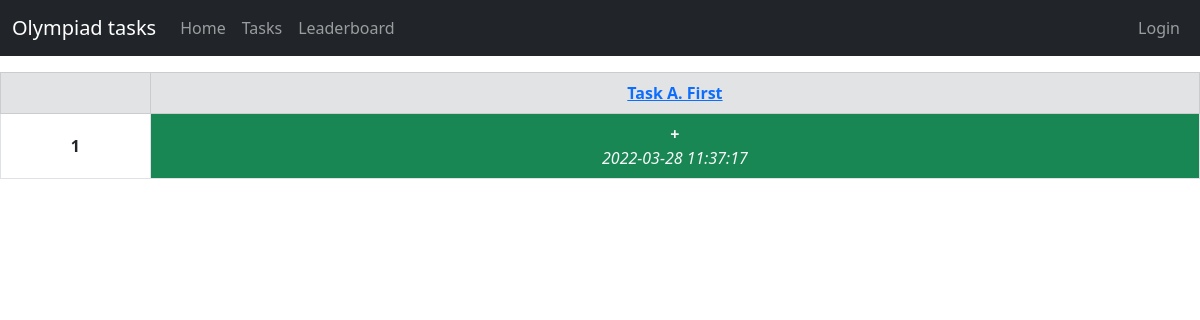
/leaderboard, run on an earlier commit of the app's database.
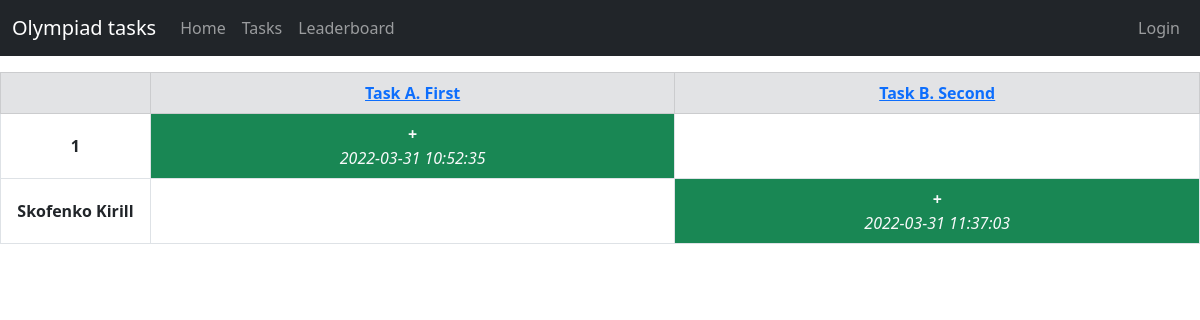
And on a later commit of the database.
### models.py (models this page shows, shortened)
class Task(db.Model):
    id = db.Column(db.Integer, primary_key=True)
    name = db.Column(db.String(30), nullable=False)
    text = db.Column(db.Text, nullable=False)
    answer = db.Column(db.Text, nullable=False)

class Completed(db.Model):
    user_id = db.Column(db.Integer, ForeignKey(User.id), nullable=False)
    task_id = db.Column(db.Integer, ForeignKey(Task.id), nullable=False)
    time = db.Column(db.DateTime, server_default=func.now())
    __table_args__ = (PrimaryKeyConstraint(user_id, task_id),)

class User(db.Model):
    id = db.Column(db.Integer, primary_key=True)
    name = db.Column(db.String(30), nullable=False, unique=True)
    email = db.Column(db.String(30), nullable=False, unique=True)
    psw_hash = db.Column(db.String(72), nullable=False)

### routes.py (the view)
@blueprint.route('/leaderboard')
def leaderboard():
    all_users = db.session.query(User.id, User.name, func.count(User.name).label('done'),
                                 func.sum(func.strftime('%s', func.now()) - func.strftime('%s', Completed.time)).label(
                                     'duration')) \
        .join(Completed) \
        .filter(User.id == Completed.user_id) \
        .group_by(User.name) \
        .order_by(desc('done'), desc('duration')) \
        .all()
    all_tasks = db.session.query(Task.id, Task.name).all()
    all_completed = Completed.query.all()
    completed_dict = {(comp.user_id, comp.task_id): comp.time for comp in all_completed}
    return render_template('leaderboard.html', tasks=all_tasks, users=all_users, dict=completed_dict,
                           user=session.get('user', None))

### templates/leaderboard.html (shortened to what this page needs)
{% extends 'header.html' %}
{% block content %}
<table class="table table-bordered mt-3">
    <thead>
    <tr class="table-secondary">
        <th style="width: 12.5%" scope="col">&nbsp;</th>
        {% for t in tasks %}
        <th style="width: {{ 87.5/tasks|length }}%" class="text-center align-middle" scope="col">
            <a href="tasks/{{ t.id }}">{{ t.name }}</a>
        </th>
        {% endfor %}
    </tr>
    </thead>
    <tbody>
    {% for u in users %}
    <tr class="{% if u.name == user %} table-info {% endif %}">
        <th class="text-center align-middle" scope="row">{{ u.name }}</th>
        {% for t in tasks %}
            {% if (u.id, t.id) in dict %}
            <td class="text-center align-middle bg-success text-light">
                <b>+</b>
                <br>
                <i>{{ dict.get((u.id, t.id)) }}</i>
            </td>
            {% else %}
            <td></td>
            {% endif %}
        {% endfor %}
    </tr>
    {% endfor %}
    </tbody>
</table>
{% endblock %}

What changed in the data, as far as the page shows it:
changed Task "Task A. First": {{ 87.5/tasks|length }} 87.5 → 43.75 (drawn)
added Task: {{ 87.5/tasks|length }} 43.75 (drawn), name "Task B. Second"
changed Completed (number 1 of 2 on the later page): get "2022-03-28 11:37:17" → "2022-03-31 10:52:35"
now on this page (row edited): User: name "Skofenko Kirill"
added Completed: get "2022-03-31 11:37:03"
